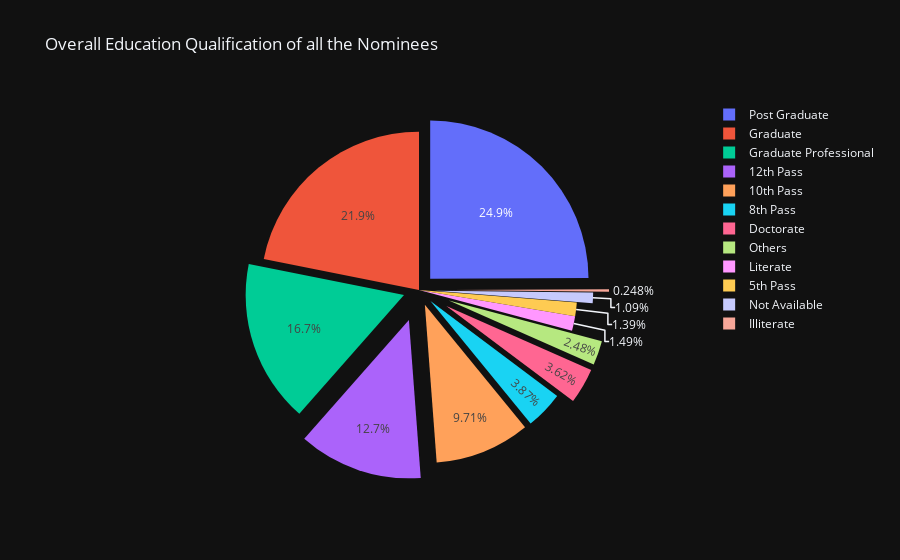
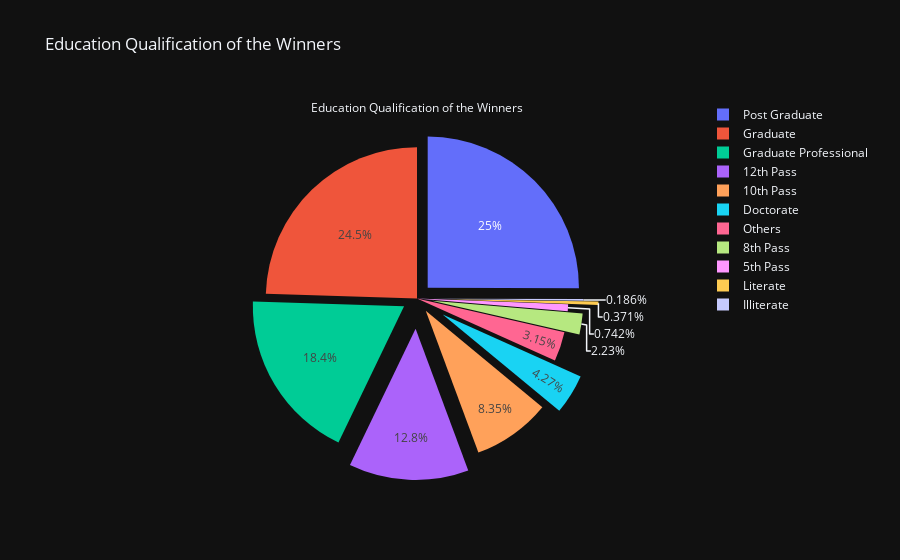

Source (notebook cell) for these figures, in order:
### Markdown cell above
# What is the Educational Qualification of our politicians?

### Code cell
ed_valid=vote[vote['PARTY']!="NOTA"]
ed_cnt=ed_valid.groupby('EDUCATION').apply(lambda x:x['PARTY'].count()).reset_index(name='Counts')
fig = go.Figure(data=[go.Pie(labels=ed_cnt['EDUCATION'], values=ed_cnt['Counts'], pull=[0.1, 0.2, 0, 0.1, 0.2, 0,0.1, 0.2, 0,0.1, 0.2, 0.1])])
fig.update_layout(title_text='Overall Education Qualification of all the Nominees',template='plotly_dark')
fig.show()
ed_won=ed_valid[ed_valid['WINNER']==1]
ed_win_cnt=ed_won.groupby('EDUCATION').apply(lambda x:x['PARTY'].count()).reset_index(name='Counts')
fig2 = go.Figure(data=[go.Pie(labels=ed_win_cnt['EDUCATION'], values=ed_win_cnt['Counts'], pull=[0.1, 0.2, 0, 0.1, 0.2, 0,0.1, 0.1, 0.2,0, 0.1, 0.2],title='Education Qualification of the Winners')])
fig2.update_layout(title_text='Education Qualification of the Winners',template='plotly_dark')
fig2.show()

### Figure 1 — Plotly figure (JSON) as saved in the notebook; plotly's stock layout.template omitted (floating-point values rounded to 4 significant figures)
{"data": [{"labels": ["10th Pass", "12th Pass", "5th Pass", "8th Pass", "Doctorate", "Graduate", "Graduate Professional", "Illiterate", "Literate", "Not Available", "Others", "Post Graduate"], "pull": [0.1, 0.2, 0, 0.1, 0.2, 0, 0.1, 0.2, 0, 0.1, 0.2, 0.1], "type": "pie", "values": [196, 256, 28, 78, 73, 441, 336, 5, 30, 22, 50, 503]}], "layout": {"title": {"text": "Overall Education Qualification of all the Nominees"}}}

### Figure 2 — Plotly figure (JSON) as saved in the notebook; plotly's stock layout.template omitted (floating-point values rounded to 4 significant figures)
{"data": [{"labels": ["10th Pass", "12th Pass", "5th Pass", "8th Pass", "Doctorate", "Graduate", "Graduate Professional", "Illiterate", "Literate", "Others", "Post Graduate"], "pull": [0.1, 0.2, 0, 0.1, 0.2, 0, 0.1, 0.1, 0.2, 0, 0.1, 0.2], "title": {"text": "Education Qualification of the Winners"}, "type": "pie", "values": [45, 69, 4, 12, 23, 132, 99, 1, 2, 17, 135]}], "layout": {"title": {"text": "Education Qualification of the Winners"}}}
